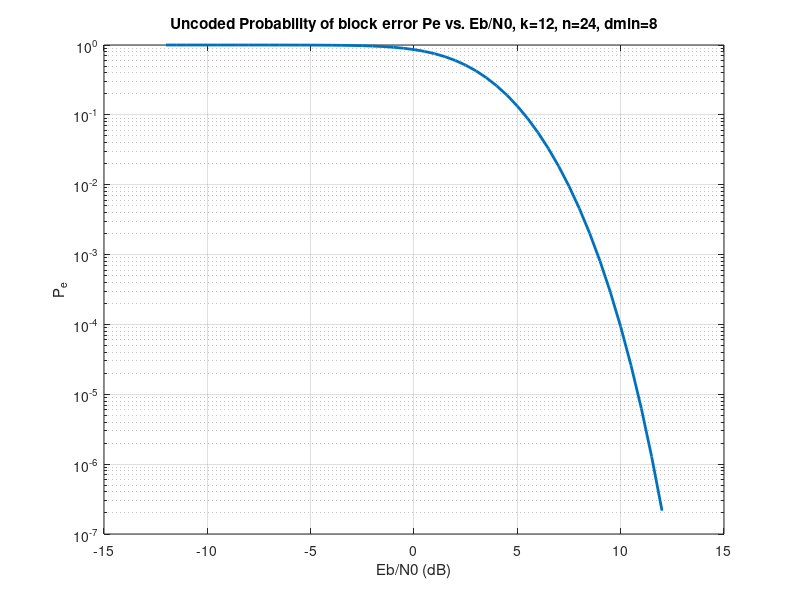

This figure's MATLAB source:
%% Problem 3.a
% define block code
k = 12;
n = 24;
dmin = 8;
% Define Eb/N0 values in dB
%EbN0dB = linspace(-5, 10, 100);
EbN0dB = -12:0.5:12; % Range of Eb/N0 values in dB

% Convert Eb/N0 to linear scale
EbN0 = 10.^((EbN0dB / 10));

% Calculate the theoretical Pe for BPSK
Pb_theoretical = qfunc(sqrt(2*EbN0));

% calculate block error probability using binomial distribution formula

Pe_theoretical = 1 - (1-Pb_theoretical).^n;

% Plot the results
figure()
semilogy(EbN0dB, Pe_theoretical, 'LineWidth', 2);
title('Uncoded Probability of block error Pe vs. Eb/N0, k=12, n=24, dmin=8');
xlabel('Eb/N0 (dB)');
ylabel('P_e');
grid on;
